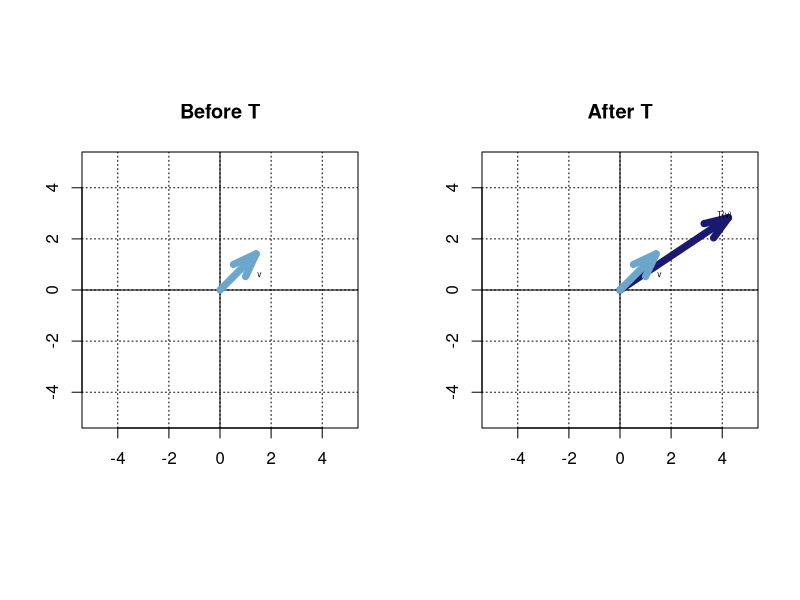

Here is the R script that generated this plot:
library(calibrate)

plot.new()
par(pty="s")
par( mfrow = c( 1, 2 ) )

plot(0,0,col="white",main="Before T",xlab="",ylab="",asp=1,xlim=c(-5,5),ylim=c(-5,5))
grid(col="black")
abline(h=0,col="black")
abline(v=0,col="black")

arrows(0,0,sqrt(2),sqrt(2),col="skyblue3",lwd=7,angle=20)
#arrows(0,0,3*sqrt(2),3*sqrt(2),col="darkred",lwd=7,angle=20)
textxy(sqrt(2),sqrt(2)-1,'v',cx=1)

plot(0,0,col="white",main="After T",xlab="",ylab="",asp=1,xlim=c(-5,5),ylim=c(-5,5))
grid(col="black")
abline(h=0,col="black")
abline(v=0,col="black")

arrows(0,0,3*sqrt(2),2*sqrt(2),col="midnightblue",lwd=7,angle=20)
textxy(sqrt(2),sqrt(2)-1,'v',cx=1)
arrows(0,0,sqrt(2),sqrt(2),col="skyblue3",lwd=7,angle=20)
textxy(3*sqrt(2)-.625,3*sqrt(2)-1.5,'T(v)',cx=1)
